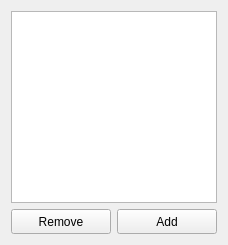
               <widget class="QWidget" name="tab_28">
                <attribute name="title">
                 <string>Dark</string>
                </attribute>
                <layout class="QGridLayout" name="gridLayout_51">
                 <item row="0" column="0" colspan="2">
                  <widget class="QListWidget" name="listWidget_21">
                   <property name="selectionMode">
                    <enum>QAbstractItemView::ExtendedSelection</enum>
                   </property>
                  </widget>
                 </item>
                 <item row="1" column="0">
                  <widget class="QPushButton" name="pushButton_55">
                   <property name="minimumSize">
                    <size>
                     <width>100</width>
                     <height>25</height>
                    </size>
                   </property>
                   <property name="maximumSize">
                    <size>
                     <width>100</width>
                     <height>25</height>
                    </size>
                   </property>
                   <property name="text">
                    <string>Remove</string>
                   </property>
                   <property name="icon">
                    <iconset>
                     <normaloff>../../Downloads/.designer/.designer/backup/img/rem.png</normaloff>../../Downloads/.designer/.designer/backup/img/rem.png</iconset>
                   </property>
                  </widget>
                 </item>
                 <item row="1" column="1">
                  <widget class="QPushButton" name="pushButton_56">
                   <property name="minimumSize">
                    <size>
                     <width>100</width>
                     <height>25</height>
                    </size>
                   </property>
                   <property name="maximumSize">
                    <size>
                     <width>100</width>
                     <height>25</height>
                    </size>
                   </property>
                   <property name="text">
                    <string>Add</string>
                   </property>
                   <property name="icon">
                    <iconset>
                     <normaloff>../../Downloads/.designer/.designer/backup/img/add.png</normaloff>../../Downloads/.designer/.designer/backup/img/add.png</iconset>
                   </property>
                  </widget>
                 </item>
                </layout>
               </widget>
